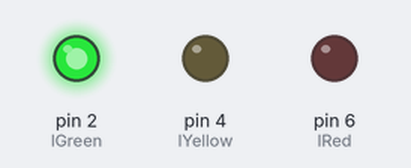
Simulated run of this sketch. Board: Arduino Uno, built with avr-gcc and run on an emulated ATmega328P. Parts: output pins drawn as LEDs (lit = HIGH).

Above: at 0.5 s.
At 2.5 s:
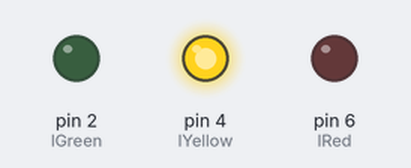
At 3.5 s:
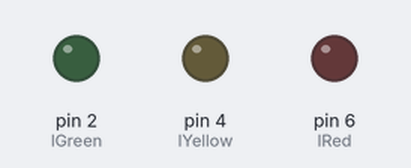
At 7.5 s:
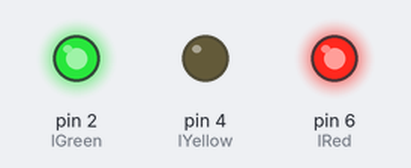
At 8.5 s:
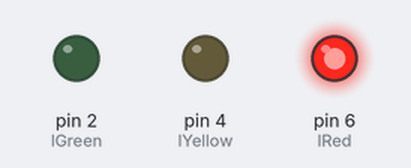
Timing chart, 0 to 9.1 s (numbered marks = the images above):
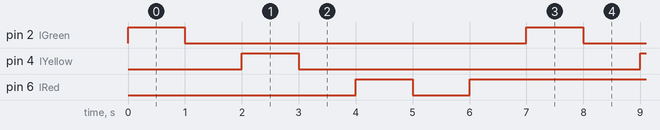

The sketch:

Act2.ino
```cpp
int lGreen = 2, lYellow = 4, lRed = 6;
int arr[6] = {2,2,4,4,6,6};
int lenght = sizeof(arr) / sizeof(arr[0]);

void setup() {
  pinMode(lGreen, OUTPUT);
  pinMode(lYellow, OUTPUT);
  pinMode(lRed, OUTPUT);
}

void loop() {
  bool state = false;
  for (int i=0; i <= lenght; i++){
    digitalWrite(arr[i], !state);
    state = !state;
    delay(1000);
  }
  state = false;
}
```

Measured:
- by itself, pin 2 (lGreen), pin 4 (lYellow): alternates HIGH for 1.0 s and LOW for 6.0 s
- by itself, pin 6 (lRed): repeats every 7.0 s: LOW 1.0 s, HIGH 6.0 s
